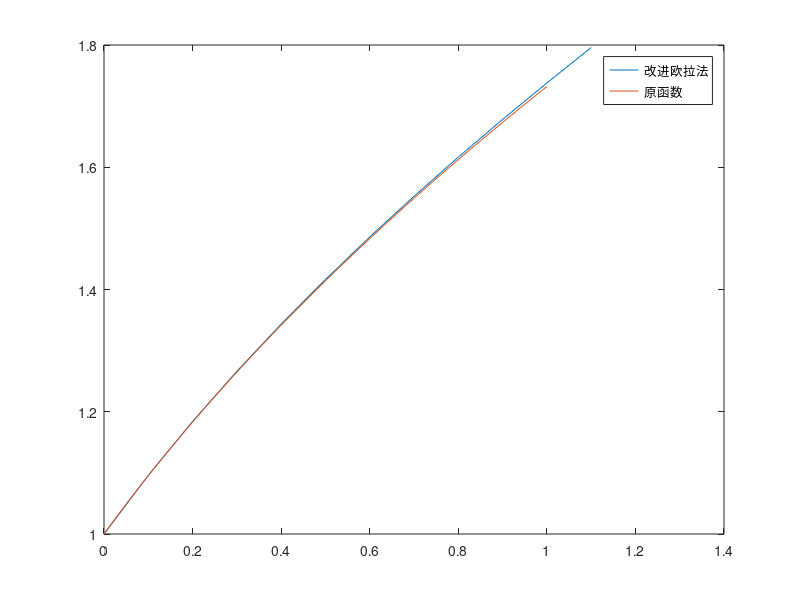

Reproduce this figure in MATLAB.
clc;
clear;
xi=0;
yi=1;
h=0.1;
x=[xi];
y=[yi];
while xi<1
    yy=yi+h*(yi-2*xi/yi);
    yi=yi+h/2*((yi-2*xi/yi)+(yy-2*(xi+h)/yy));
    xi=xi+h;
    x=[x,xi];
    y=[y,yi];
end
plot(x,y);
hold on;
xx=0:0.01:1;
yy=(1+2*xx).^(1/2);
plot(xx,yy);
hold on;
legend('改进欧拉法','原函数');
